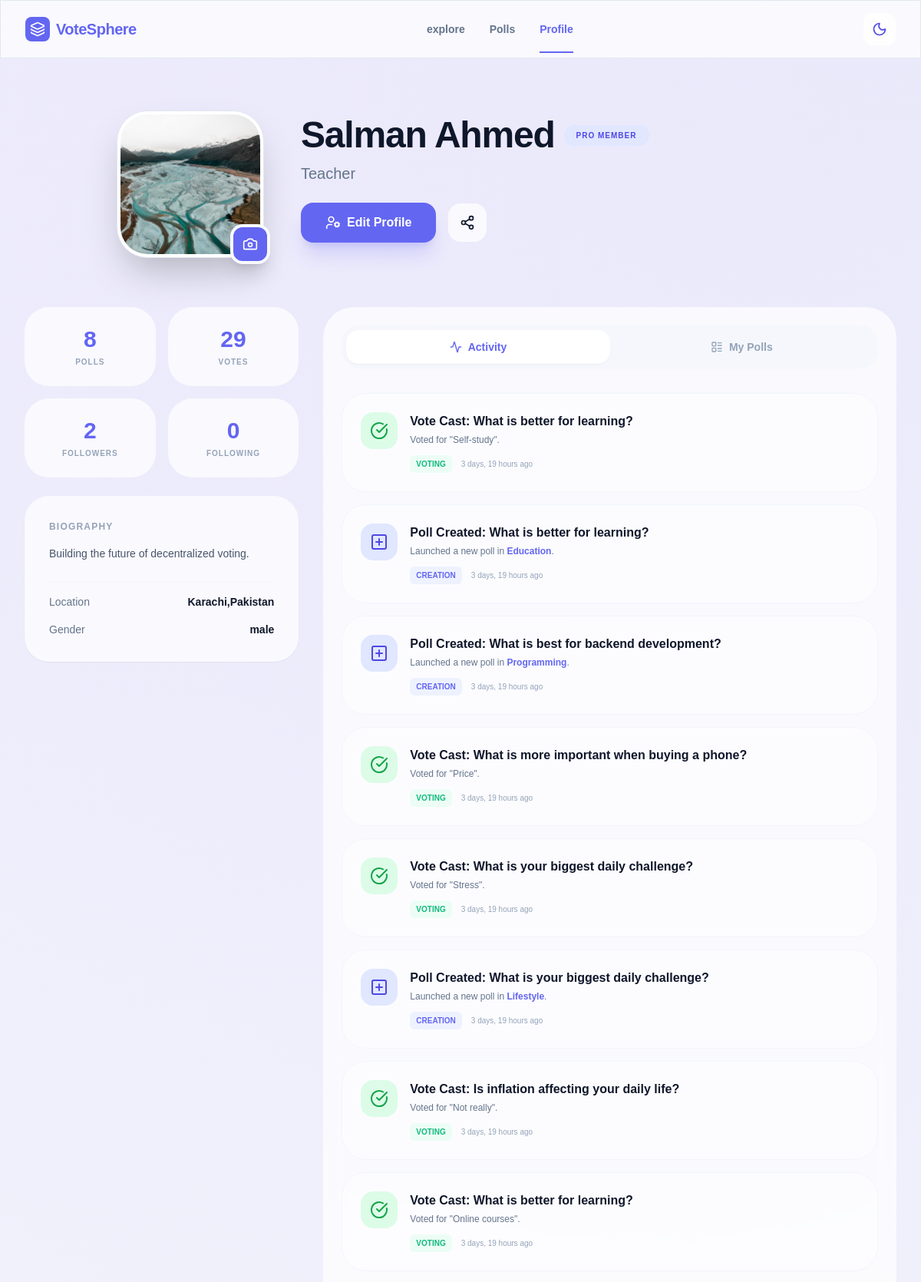
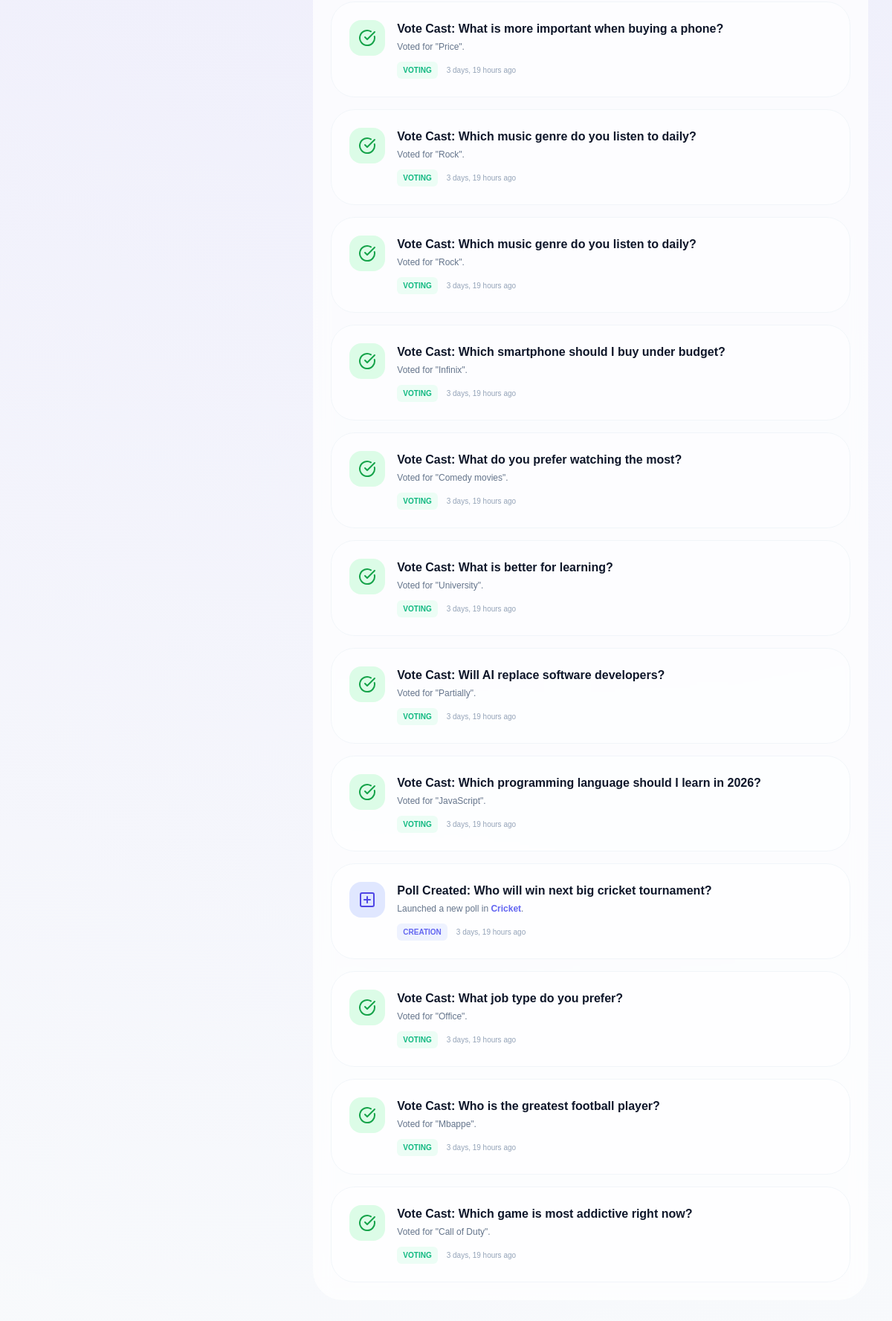
The page /user/profile (signed in) on the database its author committed (2 pictures, top to bottom).
### users/models.py (models this page shows, shortened)
class UserProfile(models.Model):
    user_id = models.OneToOneField(User,on_delete=models.CASCADE,primary_key=True,related_name='profile')
    profile_picture = models.ImageField(
        upload_to='images/profile_pictures/%Y/%m/%d/',
        validators=[FileExtensionValidator(
            allowed_extensions=['jpg','jpeg','png','webp', 'gif'],
            message="Only this image formates are allowed: jpg, jpeg, gif, png, webp.")],
          blank=True, null=True
        )
    bio = models.TextField(blank=True, max_length=300)
    location = models.CharField(max_length=150, blank=True)
    birth_date = models.DateField(blank=True,null=True)
    created_at = models.DateTimeField(auto_now_add=True)
    uploaded_at = models.DateTimeField(auto_now_add=True)

class Ext_User(models.Model):
    user_id = models.OneToOneField(User,on_delete=models.CASCADE,primary_key=True)
    gender = models.CharField(max_length=10)
    profession= models.CharField(max_length=100)

### questonaries/models.py (models this page shows)
class Vote_Click(models.Model):
    opt_id = models.ForeignKey(options,on_delete=models.CASCADE)
    user_id = models.ForeignKey(User,on_delete=models.CASCADE)
    created_at= models.DateTimeField(auto_now_add=True)

class options(models.Model):
    option = models.TextField(null=False)
    o_desc = models.TextField(null=True)
    q_id = models.ForeignKey(Question,on_delete=models.CASCADE)
    created_at= models.DateTimeField(auto_now_add=True)

class Question(models.Model):
    ques = models.TextField(null=False)
    q_desc = models.TextField(null=True)
    expiry = models.DateTimeField()
    hashtags = models.TextField(null=True)
    img = models.ImageField(
        upload_to='images/Ques_Covers/%Y/%m/%d/',
        validators=[FileExtensionValidator(
            allowed_extensions=['jpg','jpeg','png','webp', 'gif'],
            message="Only this image formates are allowed: jpg, jpeg, gif, png, webp.")],
          blank=True, null=True
        )
    u_id = models.ForeignKey(User,on_delete=models.CASCADE)
    cat_id = models.ForeignKey(Category,on_delete=models.PROTECT)
    created_at= models.DateTimeField(auto_now_add=True)

class Category(models.Model):
    category = models.CharField(max_length=200)

### users/views.py (the view)
def profile_view(req):
    try:
        profile = UserProfile.objects.get(user_id=req.user)
    except UserProfile.DoesNotExist:
        profile = None
    now = timezone.now()
    active_pole = Question.objects.filter(u_id=req.user, expiry__gt=now)
    vote = Vote_Click.objects.filter(user_id=req.user)
    comm = Comments.objects.filter(user_id=req.user)
    like = PostLikes.objects.filter(user_id=req.user)
    folow = Folowers.objects.filter(folower=req.user)
    folowers=Folowers.objects.filter(user_folow=req.user).count()
    folowings=folow.count()
    t_pole = active_pole.count()
    latest_activities = list(active_pole) + list(vote) + list(comm) + list(like) + list(folow)
    for obj in latest_activities:
        if isinstance(obj, Question):
            obj.type = "question"
        elif isinstance(obj, Vote_Click):
            obj.type = "vote"
        elif isinstance(obj, Comments):
            obj.type = "comment"
        elif isinstance(obj, PostLikes):
            obj.type = "like"
        elif isinstance(obj, Folowers):
            obj.type = "follow"
    latest_activities.sort(key=lambda x: x.created_at, reverse=True)
    latest_activities = latest_activities[:20]
    my_polls=[]
    for q in active_pole:
        option=options.objects.filter(q_id=q.id)
        total_vote = Vote_Click.objects.filter(opt_id__q_id=q.id).count()
        option_array=[]
        for opt in option:
            t_opt=Vote_Click.objects.filter(opt_id=opt.id).count()
            opt_pers = (t_opt / total_vote * 100) if total_vote > 0 else 0
            print("tvote: ", total_vote)
            print("topt: ", t_opt)
            option_array.append({
                    'opt_data':opt,
                    'opt_pers':opt_pers
                })
        my_polls.append({
            'ques':q,
            'options':option_array
        })
    vote_cast = 0
    for q in active_pole:
        vote_cast += Vote_Click.objects.filter(opt_id__q_id=q.id).count()
    context = {
        'profile': profile,
        'my_polls': my_polls,
        'pole': t_pole,
        'votes': vote_cast,
        'latest_activities':latest_activities,
        'folowers':folowers,
        'folowing':folowings
    }
    return render(req, "users/profile.html", context)

### users/Templates/users/profile.html (shortened to what this page needs)
{% load static %}
<!DOCTYPE html>
<html lang="en" class="scroll-smooth">
<head>
    <link href="{% static 'home/links/font.css' %}" rel="stylesheet">
    <script src="{% static 'home/links/tailwind.css' %}"></script>
</head>
<body class="bg-[#f8fafc] dark:bg-slate-950 text-slate-900 dark:text-slate-100 transition-colors duration-300 profile-header-gradient min-h-screen pb-20 md:pb-12">
    <nav class="fixed top-0 w-full z-40 glass border-b border-slate-200 dark:border-slate-800 px-4 md:px-8 py-4 flex justify-between items-center">
        <a href="{% url 'home' %}" class="flex items-center gap-2 font-bold text-lg md:text-xl tracking-tight text-primary">
            <div class="w-8 h-8 bg-primary rounded-lg flex items-center justify-center text-white">
                <i data-lucide="layers" class="w-5 h-5"></i>
            </div>
            <span>VoteSphere</span>
        </a>
        <div class="hidden md:flex items-center gap-8 text-sm font-semibold text-slate-500 dark:text-slate-400">
            <a href="{% url 'explore' %}" class="hover:text-primary transition-colors">explore</a>
            <a href="{% url 'feeds' %}" class="hover:text-primary transition-colors">Polls</a>
            <a href="{% url 'profile' %}" class="text-primary relative after:absolute after:bottom-[-21px] after:left-0 after:right-0 after:h-[2px] after:bg-primary">Profile</a>
        </div>
        <div class="flex items-center gap-2">
            <button id="theme-toggle-desktop" class="p-2.5 rounded-xl glass hover:scale-105 transition-transform">
                <i data-lucide="moon" class="w-5 h-5 dark:hidden text-indigo-600"></i>
            </button>
        </div>
    </nav>
    <main class="pt-24 md:pt-36 px-4 sm:px-6 lg:px-8 max-w-7xl mx-auto">
        <div class="mb-10 md:mb-16 flex justify-center">
            <div class="flex flex-col md:flex-row items-center md:items-start gap-6 md:gap-12 w-full max-w-4xl">
                <div class="relative shrink-0 group">
                    <div class="w-32 h-32 sm:w-40 sm:h-40 md:w-48 md:h-48 rounded-[2.5rem] p-1 bg-white dark:bg-slate-900 shadow-2xl border border-slate-200 dark:border-slate-800 transition-transform duration-500 group-hover:rotate-3">
                        <img src="{% if profile.profile_picture %}{{profile.profile_picture.url}}{% else %}https://api.dicebear.com/7.x/avataaars/svg?seed=Felix{% endif %}"
                             alt="Profile" class="w-full h-full object-cover rounded-[2.2rem]">
                    </div>
                    <button class="absolute -bottom-2 -right-2 p-3 bg-primary text-white rounded-2xl shadow-xl hover:scale-110 transition-all border-4 border-[#f8fafc] dark:border-slate-950">
                        <i data-lucide="camera" class="w-5 h-5"></i>
                    </button>
                </div>
                <div class="flex-1 text-center md:text-left pt-2 w-full">
                    <div class="flex flex-col md:flex-row md:items-center gap-3 mb-3">
                        <h1 class="text-3xl md:text-5xl font-black text-slate-900 dark:text-white tracking-tight">{{profile.user_id.first_name}} {{profile.user_id.last_name}}</h1>
                        <span class="inline-block mx-auto md:mx-0 px-4 py-1.5 bg-indigo-100 dark:bg-indigo-900/30 text-indigo-600 dark:text-indigo-400 text-[10px] font-extrabold uppercase tracking-widest rounded-full">Pro Member</span>
                    </div>
                    <p class="text-slate-500 dark:text-slate-400 font-medium text-lg md:text-xl mb-6">{{profile.user_id.ext_user.profession|default:'Digital Architect'}}</p>
                    <div class="flex items-center justify-center md:justify-start gap-4">
                        <a href="{% url 'edit_profile' %}" class="px-8 py-3.5 bg-primary text-white font-bold rounded-2xl shadow-xl shadow-indigo-500/20 hover:opacity-90 transition-all flex items-center gap-2">
                            <i data-lucide="user-cog" class="w-5 h-5"></i> Edit Profile
                        </a>
                        <button class="p-3.5 glass rounded-2xl"><i data-lucide="share-2" class="w-5 h-5"></i></button>
                    </div>
                </div>
            </div>
        </div>
        <div class="grid grid-cols-1 lg:grid-cols-12 gap-8">
            <div class="lg:col-span-4 space-y-6">
                <div class="grid grid-cols-2 gap-4">
                    <div class="glass p-6 rounded-[2rem] border-none text-center">
                        <span class="block text-3xl font-black text-primary">{{pole|default:'12'}}</span>
                        <span class="text-[10px] font-bold text-slate-400 uppercase tracking-widest mt-1 block">Polls</span>
                    </div>
                    <div class="glass p-6 rounded-[2rem] border-none text-center">
                        <span class="block text-3xl font-black text-primary">{{votes|default:'284'}}</span>
                        <span class="text-[10px] font-bold text-slate-400 uppercase tracking-widest mt-1 block">Votes</span>
                    </div>
                    <div class="glass p-6 rounded-[2rem] border-none text-center">
                        <span class="block text-3xl font-black text-primary">{{folowers|default:'0'}}</span>
                        <span class="text-[10px] font-bold text-slate-400 uppercase tracking-widest mt-1 block">Followers</span>
                    </div>
                    <div class="glass p-6 rounded-[2rem] border-none text-center">
                        <span class="block text-3xl font-black text-primary">{{folowing|default:'0'}}</span>
                        <span class="text-[10px] font-bold text-slate-400 uppercase tracking-widest mt-1 block">Following</span>
                    </div>
                </div>
                <div class="glass p-8 rounded-[2rem] border-none shadow-sm">
                    <h3 class="text-xs font-bold text-slate-400 uppercase tracking-widest mb-4">Biography</h3>
                    <p class="text-slate-600 dark:text-slate-400 text-sm leading-relaxed mb-6">{{profile.bio|default:'Building the future of decentralized voting.'}}</p>
                    <div class="space-y-4 pt-4 border-t border-slate-100 dark:border-slate-800">
                        <div class="flex items-center justify-between text-sm"><span class="text-slate-500">Location</span><span class="font-bold">{{profile.location|default:'Global'}}</span></div>
                        <div class="flex items-center justify-between text-sm"><span class="text-slate-500">Gender</span><span class="font-bold">{{profile.user_id.ext_user.gender|default:'Not Specified'}}</span></div>
                    </div>
                </div>
            </div>
            <div class="lg:col-span-8">
                <div class="glass rounded-[2.5rem] p-4 md:p-6 border-none min-h-[600px] flex flex-col">
                    <div class="flex bg-slate-100/50 dark:bg-slate-900/50 p-1.5 rounded-[1.5rem] mb-8 overflow-x-auto no-scrollbar">
                        <button onclick="switchTab('activity')" id="tab-activity" class="tab-btn flex-1 py-3 px-6 rounded-2xl bg-white dark:bg-slate-800 shadow-sm text-sm font-bold text-primary flex items-center justify-center gap-2 transition-all shrink-0">
                            <i data-lucide="activity" class="w-4 h-4"></i> Activity
                        </button>
                        <button onclick="switchTab('polls')" id="tab-polls" class="tab-btn flex-1 py-3 px-6 rounded-2xl text-slate-400 text-sm font-bold flex items-center justify-center gap-2 transition-all shrink-0">
                            <i data-lucide="layout-list" class="w-4 h-4"></i> My Polls
                        </button>
                    </div>
                    <div id="content-activity" class="tab-content space-y-4">
                        {% for act in latest_activities %}
                        {% if act.type == 'question' %}
                        <div class="p-6 rounded-[2rem] bg-white/40 dark:bg-slate-800/20 border border-slate-100 dark:border-slate-800 flex flex-col sm:flex-row gap-4 hover:bg-white/60 transition-colors">
                            <div class="w-12 h-12 rounded-2xl bg-indigo-100 dark:bg-indigo-900/30 flex items-center justify-center text-indigo-600 shrink-0"><i data-lucide="plus-square" class="w-6 h-6"></i></div>
                            <div>
                                <h4 class="font-bold text-slate-900 dark:text-white">Poll Created: {{act.ques}}</h4>
                                <p class="text-xs text-slate-500 mt-1 mb-3">Launched a new poll in <span class="text-indigo-500 font-semibold">{{act.cat_id.category}}</span>.</p>
                                <div class="flex items-center gap-3"><span class="text-[10px] font-bold text-indigo-500 bg-indigo-50 dark:bg-indigo-900/20 px-2 py-1 rounded-md uppercase">Creation</span><span class="text-[10px] font-medium text-slate-400">{{ act.created_at|timesince }} ago</span></div>
                            </div>
                        </div>
                        {% elif act.type == 'vote' %}
                        <div class="p-6 rounded-[2rem] bg-white/40 dark:bg-slate-800/20 border border-slate-100 dark:border-slate-800 flex flex-col sm:flex-row gap-4 hover:bg-white/60 transition-colors">
                            <div class="w-12 h-12 rounded-2xl bg-green-100 dark:bg-green-900/30 flex items-center justify-center text-green-600 shrink-0"><i data-lucide="check-circle" class="w-6 h-6"></i></div>
                            <div>
                                <h4 class="font-bold text-slate-900 dark:text-white">Vote Cast: {{act.opt_id.q_id.ques}}</h4>
                                <p class="text-xs text-slate-500 mt-1 mb-3">Voted for "{{act.opt_id.option}}".</p>
                                <div class="flex items-center gap-3"><span class="text-[10px] font-bold text-emerald-500 bg-emerald-50 dark:bg-emerald-900/20 px-2 py-1 rounded-md uppercase">Voting</span><span class="text-[10px] font-medium text-slate-400">{{act.created_at|timesince}} ago</span></div>
                            </div>
                        </div>
                        {% endif %}
                        {% endfor %}
                    </div>
                </div>
            </div>
        </div>
    </main>
</body>
</html>

### users/Templates/users/profile.html (style rules this page uses)
body { font-family: 'Plus Jakarta Sans', sans-serif; -webkit-tap-highlight-color: transparent; }
.glass { background: rgba(255, 255, 255, 0.7); backdrop-filter: blur(12px); -webkit-backdrop-filter: blur(12px); border: 1px solid rgba(255, 255, 255, 0.3); }
.profile-header-gradient { background: radial-gradient(circle at top right, rgba(99, 102, 241, 0.08), transparent), radial-gradient(circle at top left, rgba(168, 85, 247, 0.05), transparent); }
.no-scrollbar { -ms-overflow-style: none; scrollbar-width: none; }

### rows shown on the page
UserProfile: profile_picture (picture), user_id.first_name "Salman", user_id.last_name "Ahmed", user_id.ext_user.profession "Teacher", bio "Building the future of decentralized voting.", location "Karachi,Pakistan", user_id.ext_user.gender "male"
Vote_Click: opt_id.q_id.ques "What is better for learning?", opt_id.option "Self-study", created_at "3 days, 19 hours"
Question: ques "What is better for learning?", cat_id.category "Education", created_at "3 days, 19 hours"
Question: ques "What is best for backend development?", cat_id.category "Programming", created_at "3 days, 19 hours"
Vote_Click: opt_id.q_id.ques "What is more important when buying a phone?", opt_id.option "Price", created_at "3 days, 19 hours"
Vote_Click: opt_id.q_id.ques "What is your biggest daily challenge?", opt_id.option "Stress", created_at "3 days, 19 hours"
Question: ques "What is your biggest daily challenge?", cat_id.category "Lifestyle", created_at "3 days, 19 hours"
Vote_Click: opt_id.q_id.ques "Is inflation affecting your daily life?", opt_id.option "Not really", created_at "3 days, 19 hours"
Vote_Click: opt_id.q_id.ques "What is better for learning?", opt_id.option "Online courses", created_at "3 days, 19 hours"
Vote_Click: opt_id.q_id.ques "What is more important when buying a phone?", opt_id.option "Price", created_at "3 days, 19 hours"
Vote_Click: opt_id.q_id.ques "Which music genre do you listen to daily?", opt_id.option "Rock", created_at "3 days, 19 hours"
Vote_Click: opt_id.q_id.ques "Which music genre do you listen to daily?", opt_id.option "Rock", created_at "3 days, 19 hours"
Vote_Click: opt_id.q_id.ques "Which smartphone should I buy under budget?", opt_id.option "Infinix", created_at "3 days, 19 hours"
Vote_Click: opt_id.q_id.ques "What do you prefer watching the most?", opt_id.option "Comedy movies", created_at "3 days, 19 hours"
Vote_Click: opt_id.q_id.ques "What is better for learning?", opt_id.option "University", created_at "3 days, 19 hours"
Vote_Click: opt_id.q_id.ques "Will AI replace software developers?", opt_id.option "Partially", created_at "3 days, 19 hours"
Vote_Click: opt_id.q_id.ques "Which programming language should I learn in 2026?", opt_id.option "JavaScript", created_at "3 days, 19 hours"
Question: ques "Who will win next big cricket tournament?", cat_id.category "Cricket", created_at "3 days, 19 hours"
Vote_Click: opt_id.q_id.ques "What job type do you prefer?", opt_id.option "Office", created_at "3 days, 19 hours"
Vote_Click: opt_id.q_id.ques "Who is the greatest football player?", opt_id.option "Mbappe", created_at "3 days, 19 hours"
Vote_Click: opt_id.q_id.ques "Which game is most addictive right now?", opt_id.option "Call of Duty", created_at "3 days, 19 hours"

### other values the page prints
{{ pole|default:'12' }} "8"
{{ votes|default:'284' }} "29"
{{ folowers|default:'0' }} "2"
{{ folowing|default:'0' }} "0"
